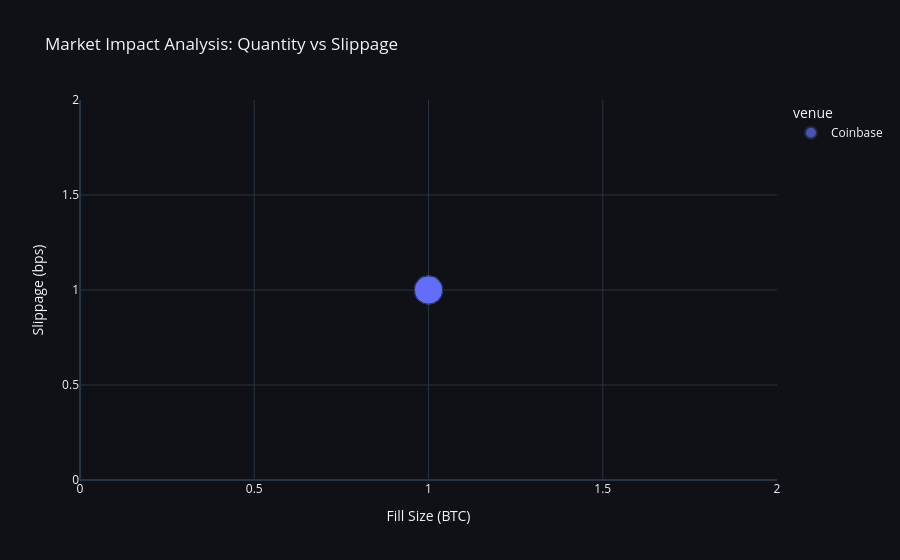

The notebook cell saved with this chart:
### Markdown cell above
## 3. Market Impact Analysis
Correlating fill size with slippage to detect alpha decay or liquidity constraints.

### Code cell
fig_impact = px.scatter(
    fills.to_pandas(), 
    x='qty', y='slippage_bps', 
    color='venue', size='qty',
    trendline="ols",
    title="Market Impact Analysis: Quantity vs Slippage",
    labels={'qty': 'Fill Size (BTC)', 'slippage_bps': 'Slippage (bps)'}
)
fig_impact.update_layout(**PLOTLY_DARK)
fig_impact.show()

### Figure 1 — Plotly figure (JSON) as saved in the notebook; plotly's stock layout.template omitted (floating-point values rounded to 4 significant figures; data arrays with more than 128 entries replaced by an {"elided": "..."} marker saying what was removed)
{"data": [{"hovertemplate": "venue=Coinbase<br>Fill Size (BTC)=%{marker.size}<br>Slippage (bps)=%{y}<extra></extra>", "legendgroup": "Coinbase", "marker": {"color": "#636efa", "size": {"elided": "1000 float values"}, "sizemode": "area", "sizeref": 0.0025, "symbol": "circle"}, "mode": "markers", "name": "Coinbase", "orientation": "v", "showlegend": true, "type": "scatter", "x": {"elided": "1000 float values"}, "xaxis": "x", "y": {"elided": "1000 float values"}, "yaxis": "y"}, {"hovertemplate": "<b>OLS trendline</b><br>slippage_bps = 1<br>R<sup>2</sup>=nan<br><br>venue=Coinbase<br>Fill Size (BTC)=%{x}<br>Slippage (bps)=%{y} <b>(trend)</b><extra></extra>", "legendgroup": "Coinbase", "marker": {"color": "#636efa", "symbol": "circle"}, "mode": "lines", "name": "Coinbase", "showlegend": false, "type": "scatter", "x": {"elided": "1000 float values"}, "xaxis": "x", "y": {"elided": "1000 float values"}, "yaxis": "y"}], "layout": {"legend": {"itemsizing": "constant", "title": {"text": "venue"}, "tracegroupgap": 0}, "paper_bgcolor": "#0f1117", "plot_bgcolor": "#0f1117", "title": {"text": "Market Impact Analysis: Quantity vs Slippage"}, "xaxis": {"anchor": "y", "domain": [0, 1], "title": {"text": "Fill Size (BTC)"}}, "yaxis": {"anchor": "x", "domain": [0, 1], "title": {"text": "Slippage (bps)"}}}}
